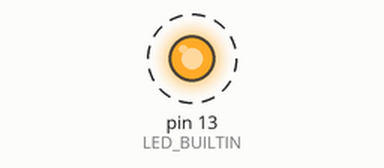
The sketch below on a simulated Arduino Uno, built with avr-gcc and run on an emulated ATmega328P. On the bench: output pins drawn as LEDs (lit = HIGH). Dashed ring = blinking. What the sketch prints to the serial monitor is not drawn.

Above: at 0.5 s.
Timing chart, 0 to 4.6 s (numbered marks = the images above):
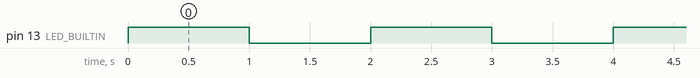

Measured:
- by itself, pin 13 (LED_BUILTIN): alternates HIGH for 1.0 s and LOW for 1.0 s

The sketch:

test.ino
```cpp
// Teo Patrosio
// Testing git with arduino

#include "utils.h"

void setup() {
  pinMode(LED_BUILTIN, OUTPUT);
  Serial.begin(9600);
  Serial.println("Hello!");
  int x = printHello();
  Serial.println(x);
}

void loop() {
  digitalWrite(LED_BUILTIN, HIGH);   // turn the LED on (HIGH is the voltage level)
  delay(1000);                       // wait for a second
  digitalWrite(LED_BUILTIN, LOW);    // turn the LED off by making the voltage LOW
  delay(1000);                       // wait for a second
}
```

utils.cpp
```cpp
#include "utils.h"

int printHello(){
  return 4;
}
```

utils.h
```cpp
#ifndef _UTILS_H
#define _UTILS_H

extern int printHello(void);
#endif
```
